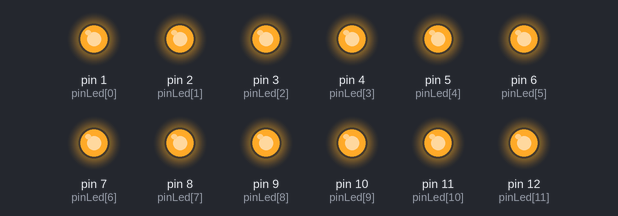
Bench run of a sketch on a simulated Arduino Uno, built with avr-gcc and run on an emulated ATmega328P. Parts: output pins drawn as LEDs (lit = HIGH).

Above: at 0.5 s.
At 3.5 s:
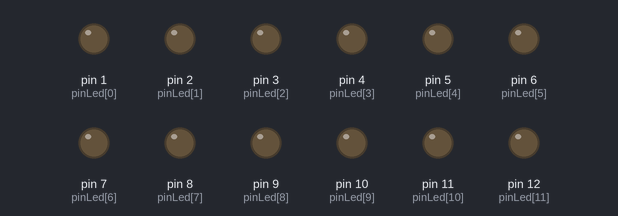
Timing chart, 0 to 4.6 s (numbered marks = the images above):
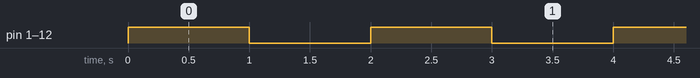

Measured:
- by itself, pin 1 (pinLed[0]), pin 2 (pinLed[1]), pin 3 (pinLed[2]), pin 4 (pinLed[3]), pin 5 (pinLed[4]), pin 6 (pinLed[5]), pin 7 (pinLed[6]), pin 8 (pinLed[7]), pin 9 (pinLed[8]), pin 10 (pinLed[9]), pin 11 (pinLed[10]), pin 12 (pinLed[11]): alternates HIGH for 1.0 s and LOW for 1.0 s

The sketch:

toutes_led_allumees.ino
```cpp
int pinLed[12]={1,2,3,4,5,6,7,8,9,10,11,12};
void setup()
{
  //Boucle d'initialisation des modes et mise à 0V
  for (int i = 0; i < 12; i++) // i va nous servir pour parcourir le tableau
  {
    pinMode(pinLed[i], OUTPUT);
  }
}
void loop(){

 for(int i=0; i<12; i++)
  {
    digitalWrite(pinLed[i], HIGH);
  }
  delay(1000);
  for(int i=0; i<12; i++)
  {
    digitalWrite(pinLed[i], LOW);
  }
  delay(1000);
}
```
